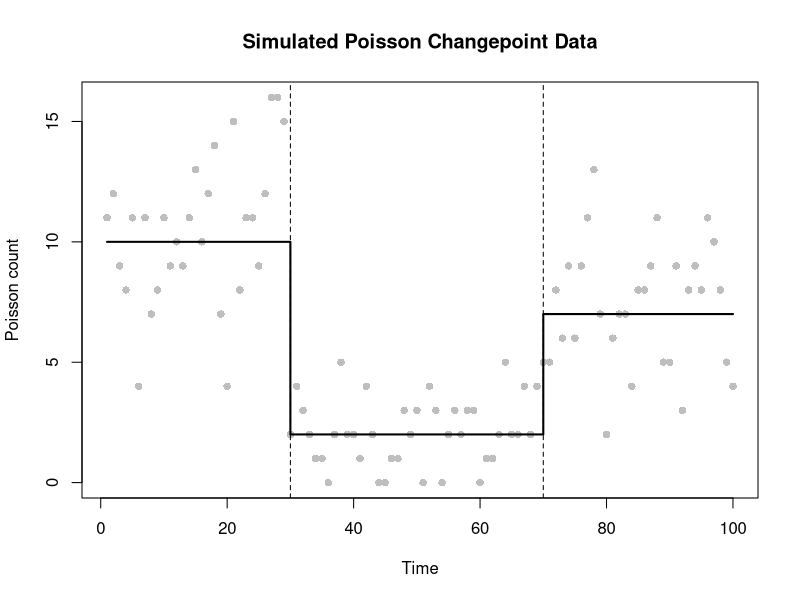
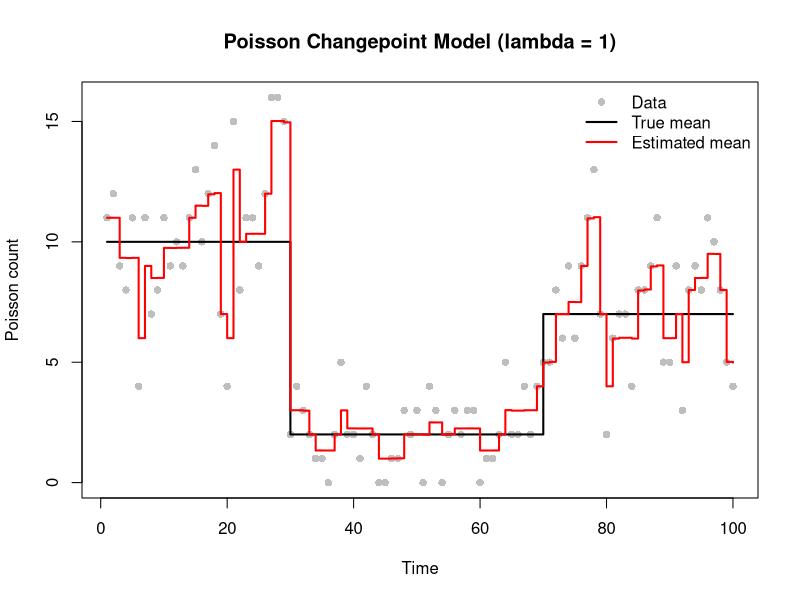
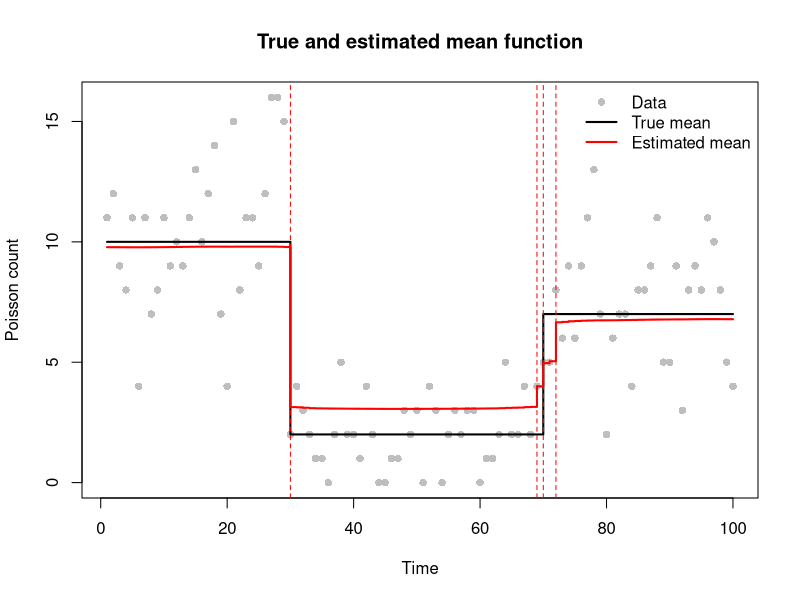
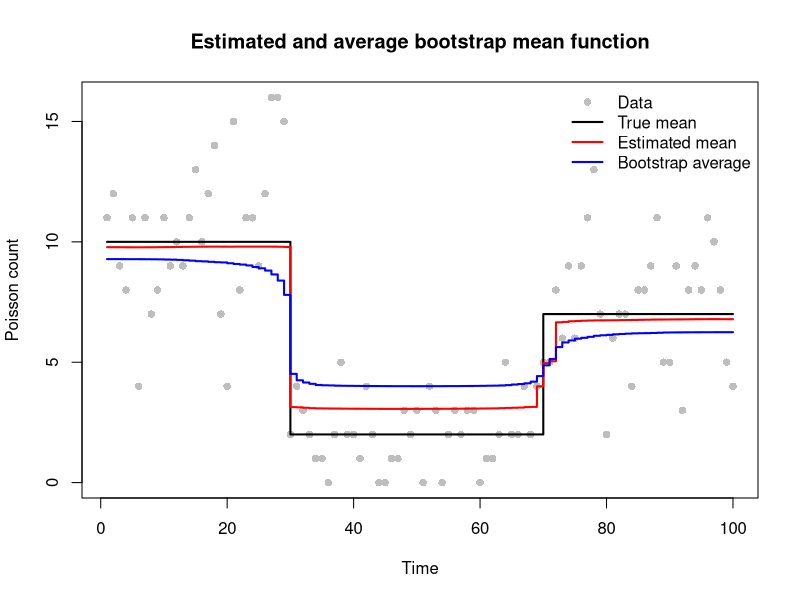
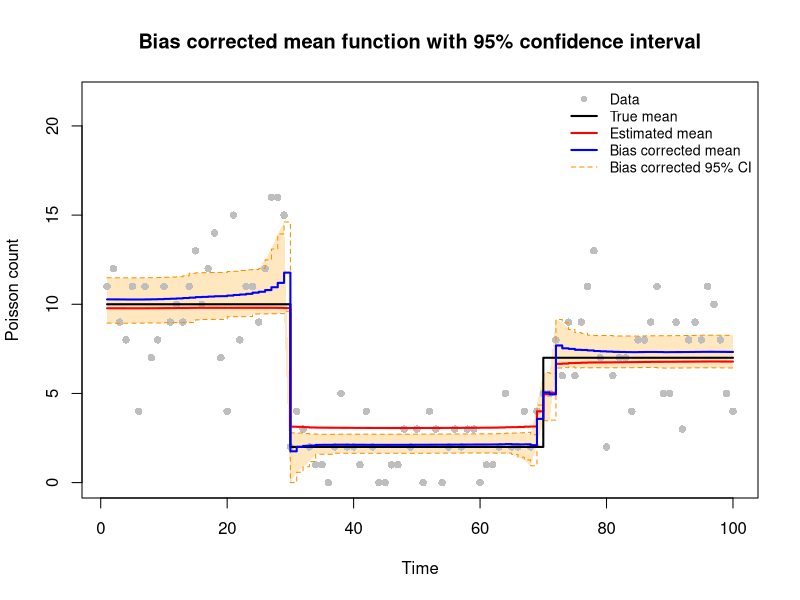

Write the R code that produced these figures, in order.
# Practical 3: Changepoint Estimation
# Group members and contributions:
# Abdullah Alajalin (s3045135) 33%
# Xingchan Liao (s2931335) 33%
# Andreas Athinodorou (s2241333) 33%
# Github repo: https://github.com/Lena-84/esp-proj3.git

#
# Overview:
# We estimate the number and locations of changepoints in the mean of
# Poisson-distributed observations using a smoothed LASSO penalty.
# BFGS is used for model fitting, and mBIC selects the penalty parameter.
# Parametric bootstrap then assesses uncertainty, corrects estimation bias,
# and constructs 95% confidence intervals for the mean function.

############ FUNCTIONS ############

# poisson_lasso_objective
# Calculate the penalised negative Poisson log-likelihood.
# beta controls the cumulative log-mean; beta[1] is not penalised.
poisson_lasso_objective<- function(beta, y, lambda=1, eps=1e-6){
  #calculate the linear predictor
  eta<-cumsum(beta)
  #convert log-mean to poisson mean
  mu<-exp(eta)
  #calculate negative log-likelihood
  neg_loglik<--sum(dpois(y, lambda=mu, log=TRUE))
  #calculate the smoothed LASSO penalty
  penalty<-lambda*sum(sqrt(beta[-1]^2+eps))
  # Calculate the total penalised objective
  objective <- neg_loglik + penalty
  return(objective)
}

# Gradient of the smoothed LASSO objective
# Reverse cumulative sums give the derivative of the negative log-likelihood.
poisson_lasso_grad <- function(beta, y, lambda=1, eps=1e-6) {
  # Calculate the linear predictor and mean
  eta <- cumsum(beta)
  mu <- exp(eta)
  # Gradient of negative log-likelihood
  residual <- mu - y
  grad_loglik <- rev(cumsum(rev(residual)))
  # initialise gradient of penalty
  grad_penalty <- numeric(length(beta))
  # penalty derivatives for beta[2], ..., beta[n]
  grad_penalty[-1] <- lambda * beta[-1] / sqrt(beta[-1]^2 + eps)
  # Combine both gradients
  gradient <- grad_loglik+ grad_penalty
  return(gradient)
}


# Hessian of the smoothed LASSO objective
# Each entry sums the means from max(i,j) to n.
# Reverse cumulative sums avoid repeated calculations.
poisson_lasso_hess <- function(beta, y, lambda=1, eps=1e-6) {
  
  eta <- cumsum(beta)
  mu <- exp(eta)
  n <- length(beta)
  # Precompute the sum of mu from each position to n.
  remaining_sum <- rev(cumsum(rev(mu)))
  # Construct the likelihood Hessian using matrix indices.
  index <- outer(1:n, 1:n, pmax)
  H <- matrix(remaining_sum[index], nrow=n, ncol=n)
  # Add the penalty curvature to the diagonal, excluding beta[1].
  for (j in 2:n) {
    penalty_second <- lambda * eps / (beta[j]^2 + eps)^(3/2)
    H[j,j] <- H[j,j] + penalty_second
  }
  
  return(H)
}


# Use BFGS to fit the Poisson changepoint model for one penalty value.
# lambda is the penalty, y is the data and beta_init is the starting beta.
# The optim result gives the fitted coefficients in $par and the status
# in $convergence (0 means converged).
fit_lasso <- function(lambda, y, beta_init) {
  fit <- optim(
    beta_init,
    fn = poisson_lasso_objective,
    gr = poisson_lasso_grad,
    y = y,
    lambda = lambda,
    method = "BFGS",
    control = list(maxit = 5000, reltol = 1e-10)
  )
  return(fit)
}

############ DATA SIMULATION ############
# Simulate three Poisson-mean segments with true changes at 30 and 70.
# Set the seed so that every group member reproduces the same data.
set.seed(12345)

n <- 100
time <- 1:n

# Define the true segment boundaries and Poisson means.
tau_true <- c(1, 30, 70, n+1)
m_true <- length(tau_true)-2
theta_true <- c(10, 2, 7)

mu_true <- numeric(n)

for(i in seq_along(theta_true))
  mu_true[tau_true[i]:(tau_true[i+1]-1)] <- theta_true[i]

y <- rpois(n, lambda = mu_true)

# Plot simulated Poisson observations and the true mean function.
plot(time, y, pch = 16, col = "grey",
     xlab = "Time", ylab = "Poisson count",
     main = "Simulated Poisson Changepoint Data")

lines(time, mu_true, col = "black", lwd = 2, type = "s")
abline(v = tau_true[-c(1, length(tau_true))], lty = "dashed")



############ FUNCTION TESTS ############

# At zero jumps the fitted mean equals the sample mean.
beta_init <- c(log(mean(y)), rep(0, n - 1))
cat("Initial objective:",
    poisson_lasso_objective(beta_init, y), "\n")

# Test both zero and non-zero jump coefficients using central differences.
beta_test <- beta_init
beta_test[2] <- 0.5
beta_test[3] <- -0.3


# Check all gradient entries using central finite differences.
h_grad <- 1e-5
grad_numeric <- numeric(n)
grad_analytic <- poisson_lasso_grad(beta_test, y)

for (j in 1:n) {
  beta_plus <- beta_test
  beta_minus <- beta_test
  
  beta_plus[j] <- beta_plus[j] + h_grad
  beta_minus[j] <- beta_minus[j] - h_grad
  
  grad_numeric[j] <- (
    poisson_lasso_objective(beta_plus, y) -
      poisson_lasso_objective(beta_minus, y)
  ) / (2 * h_grad)
}

cat("Maximum gradient absolute error:",
    max(abs(grad_numeric - grad_analytic)), "\n")


# Verify Hessian dimensions, symmetry, finiteness, and all columns
# using central differences of the gradient.
H_test <- poisson_lasso_hess(beta_test, y)

cat("Hessian dimensions:", dim(H_test), "\n")
cat("Hessian symmetric:", isSymmetric(H_test), "\n")
cat("Hessian finite:", all(is.finite(H_test)), "\n")

h_hess <- 1e-6
hess_column_errors <- numeric(n)

for (j in 1:n) {
  beta_plus <- beta_test
  beta_minus <- beta_test
  
  beta_plus[j] <- beta_plus[j] + h_hess
  beta_minus[j] <- beta_minus[j] - h_hess
  
  hess_numeric <- (
    poisson_lasso_grad(beta_plus, y) -
      poisson_lasso_grad(beta_minus, y)
  ) / (2 * h_hess)
  
  hess_column_errors[j] <- max(
    abs(hess_numeric - H_test[, j])
  )
}

cat("Maximum Hessian absolute error:",
    max(hess_column_errors), "\n")


############ INITIAL BFGS FIT ############

# Fit the Poisson changepoint model using BFGS with lambda = 1.
fit_q3 <- fit_lasso(1, y, beta_init)

cat("Q3 convergence:", fit_q3$convergence, "\n")
cat("Q3 objective:", fit_q3$value, "\n")

beta_hat_q3 <- fit_q3$par
mu_hat_q3 <- exp(cumsum(beta_hat_q3))

# Compare fitted means with the true piecewise mean and observed counts.

plot(time, y, pch=16, col="grey",
     xlab="Time", ylab="Poisson count",
     main="Poisson Changepoint Model (lambda = 1)")
lines(time, mu_true, col="black", lwd=2, type="s")
lines(time, mu_hat_q3, col="red", lwd=2, type="s")
legend("topright",
       legend=c("Data", "True mean", "Estimated mean"),
       col=c("grey", "black", "red"),
       pch=c(16, NA, NA),
       lty=c(NA, 1, 1),
       lwd=c(NA, 2, 2),
       bty="n")


############ PENALTY GRID SEARCH AND mBIC ############

# Grid of penalty values to try, equally spaced on the log scale.
log_lambda <- seq(-1, 5, by = 0.05)
lambda_grid <- exp(log_lambda)
n_grid <- length(lambda_grid)

# Store one result for each penalty value.
edf <- numeric(n_grid)       # effective degrees of freedom
m_tilde <- numeric(n_grid)   # effective number of changepoints
mbic <- numeric(n_grid)      # mBIC score
conv <- integer(n_grid)      # convergence code, 0 means converged

# Fit and score the model for each penalty value.
for (i in seq_len(n_grid)) {
  fit_grid <- fit_lasso(lambda_grid[i], y, beta_init)
  conv[i] <- fit_grid$convergence
  beta_hat_grid <- fit_grid$par
  
  # Evaluate both Hessians at the same fitted coefficients,
  # with the penalty (H_lambda) and without it (H_0).
  H_lambda <- poisson_lasso_hess(
    beta_hat_grid, y, lambda = lambda_grid[i]
  )
  
  H_0 <- poisson_lasso_hess(
    beta_hat_grid, y, lambda = 0
  )
  
  # Solve H_lambda %*% A = H_0, then add the diagonal entries of A.
  # This gives the effective degrees of freedom, a measure of model
  # flexibility.
  edf[i] <- sum(diag(solve(H_lambda, H_0)))
  
  # With lambda = 0 the cost is the negative log-likelihood at beta_hat,
  # so change the sign to get the log-likelihood.
  loglik <- -poisson_lasso_objective(
    beta_hat_grid, y, lambda = 0
  )
  
  # Remove one degree of freedom for the baseline log-mean.
  m_tilde[i] <- edf[i] - 1
  
  # mBIC balances how well the model fits against its effective number
  # of changepoints.
  mbic[i] <- 3 * m_tilde[i] * log(n) - 2 * loglik
}

# optim returns convergence code 0 when a fit converges.
if (any(conv != 0)) {
  warning(sum(conv != 0), " grid fits did not converge")
}

# The best lambda is the one with the smallest mBIC.
i_best <- which.min(mbic)
lambda_hat <- lambda_grid[i_best]


############ SELECTED MODEL AND CHANGEPOINTS ############

# Refit the model using the selected penalty.
fit_best <- fit_lasso(lambda_hat, y, beta_init)
if (fit_best$convergence != 0) {
  warning("best fit did not converge")
}
beta_best <- fit_best$par

# The running sum gives the log-mean at each time point.
mu_hat_best <- exp(cumsum(beta_best))

# Compare the fitted mean with the true mean and the observed counts.

plot(
  time, y, pch = 16, col = "grey", xlab = "Time", ylab = "Poisson count",
  main = "True and estimated mean function"
)
lines(time, mu_true, col = "black", lwd = 2, type = "s")
lines(time, mu_hat_best, col = "red", lwd = 2, type = "s")
legend(
  "topright",
  legend = c("Data", "True mean", "Estimated mean"),
  col = c("grey", "black", "red"),
  pch = c(16, NA, NA),
  lty = c(NA, 1, 1),
  lwd = c(NA, 2, 2),
  bty="n"
)

# Estimate the number of changepoints using the effective
# number of changepoints obtained from the mBIC procedure.
m_hat <- floor(m_tilde[i_best])

# The true data contains two changepoints, at 30 and 70.
# However, the estimated model identifies four changepoints:
# 30, 69, 70 and 72. The multiple nearby estimates around
# time 70 arise from the smoothed LASSO approximation,
# which can produce several non-zero increments around
# a single true changepoint.

# Exclude the baseline coefficient and select the largest
# estimated jumps in absolute magnitude.
jump_order <- order(abs(beta_best[-1]), decreasing = TRUE) + 1
tau_hat <- sort(jump_order[seq_len(m_hat)])

# Mark the estimated changepoints on the plot.
abline(v = tau_hat, col = "red", lty = 2)

cat("Best lambda =", round(lambda_hat, 3),
    "(log lambda =", log_lambda[i_best], ")\n")
cat("Estimated number of changepoints =", m_hat, "\n")
cat("Estimated changepoint locations =", tau_hat, "\n")


############ PARAMETRIC BOOTSTRAP AND CONFIDENCE INTERVALS ############
# The selected fitted mean mu_hat_best is both biased and uncertain.
# We treat it as the true mean, simulate B new datasets from it,
# refit each dataset using the selected penalty, and store the
# resulting fitted means in mu_boot.
B <- 200
mu_boot <- matrix(NA, nrow = B, ncol = n)
conv_boot <- integer(B)
# Fix the seed so the bootstrap results are reproducible.
set.seed(2026)
for (b in 1:B) {
  # Simulate a new dataset of Poisson counts from the fitted mean 
  y_boot_sim <- rpois(n, lambda = mu_hat_best)
  # Start from a constant mean equal to the simulated sample mean, no jumps 
  beta_init_boot <- c(log(mean(y_boot_sim)), rep(0, n - 1))
  fit_boot <- fit_lasso(lambda_hat, y_boot_sim, beta_init_boot)
  conv_boot[b] <- fit_boot$convergence 
  # Convert the fitted coefficients to a mean function and store it
  mu_boot[b, ] <- exp(cumsum(fit_boot$par))
}

if (any(conv_boot != 0)) {
  warning(sum(conv_boot != 0), " bootstrap fits did not converge")
}

# Average bootstrap mean at each time point (colMeans averages each column).
mu_bar_boot <- colMeans(mu_boot)

# Compare the selected fitted mean and the bootstrap average
# to illustrate the shrinkage bias introduced by refitting.

plot(
  time, y, pch = 16, col = "grey", xlab = "Time", ylab = "Poisson count",
  main = "Estimated and average bootstrap mean function"
)
lines(time, mu_true, col = "black", lwd = 2, type = "s")
lines(time, mu_hat_best, col = "red", lwd = 2, type = "s")
lines(time, mu_bar_boot, col = "blue", lwd = 2, type = "s")
legend(
  "topright",
  legend = c("Data", "True mean", "Estimated mean", "Bootstrap average"),
  col = c("grey", "black", "red", "blue"),
  pch = c(16, NA, NA, NA),
  lty = c(NA, 1, 1, 1),
  lwd = c(NA, 2, 2, 2),
  bty = "n"
)

# mu_bar - mu_hat estimates the bias of the method. Assuming the same bias
# separates mu_hat from the true mean, remove it once more from mu_hat:
# mu_bc = mu_hat - (mu_bar - mu_hat) = 2 mu_hat - mu_bar.
mu_bc <- 2 * mu_hat_best - mu_bar_boot

# 2.5% and 97.5% quantiles of the B bootstrap means at each time point
# (apply with 2 runs quantile on every column of mu_boot).
q_L_boot <- apply(mu_boot, 2, quantile, probs = 0.025)
q_U_boot <- apply(mu_boot, 2, quantile, probs = 0.975)

# Basic bootstrap confidence interval: reflect the quantiles about mu_hat, 
# in the same way as mu_bc. If mu_hat^(b) - mu_hat behaves like mu_hat - mu, 
# the true mean lies in [2 mu_hat - q_U, 2 mu_hat - q_L] with about 95% 
# probability.
q_L_bc <- 2 * mu_hat_best - q_U_boot
q_U_bc <- 2 * mu_hat_best - q_L_boot
# A Poisson mean cannot be negative, so set negative lower bounds to zero 
# (pmax takes the element-wise maximum).
q_L_bc <- pmax(q_L_bc, 0)

# Proportion of time points where the true mean lies inside the 95% band.
cat("Bias corrected 95% CI coverage of the true mean:",
    mean(mu_true >= q_L_bc & mu_true <= q_U_bc), "\n")

############ FINAL PLOT ############

# Leave space at the top of the plot so the legend does not cover the data.
y_max <- 1.35 * max(y, q_U_bc)

plot(
  time, y, pch = 16, col = "grey", ylim = c(0, y_max),
  xlab = "Time", ylab = "Poisson count",
  main = "Bias corrected mean function with 95% confidence interval"
)

# Shade the 95% band: polygon traces the lower bound left to right, then the 
# upper bound right to left (rev reverses a vector) to close the shape.
# adjustcolor makes the fill semi-transparent.
polygon(c(time, rev(time)), c(q_L_bc, rev(q_U_bc)),
        col = adjustcolor("orange", alpha.f = 0.25), border = NA)
points(time, y, pch = 16, col = "grey")
# type = "s" draws step lines, matching a mean that jumps between levels.
lines(time, q_L_bc, col = "darkorange", lty = 2, type = "s")
lines(time, q_U_bc, col = "darkorange", lty = 2, type = "s")
lines(time, mu_true, col = "black", lwd = 2, type = "s")
lines(time, mu_hat_best, col = "red", lwd = 2, type = "s")
lines(time, mu_bc, col = "blue", lwd = 2, type = "s")
# One entry per element; NA means no point symbol or no line for that entry.
legend(
  "topright",
  legend = c("Data", "True mean", "Estimated mean",
             "Bias corrected mean", "Bias corrected 95% CI"),
  col = c("grey", "black", "red", "blue", "darkorange"),
  pch = c(16, NA, NA, NA, NA),
  lty = c(NA, 1, 1, 1, 2),
  lwd = c(NA, 2, 2, 2, 1),
  bty = "n", cex = 0.85
)
